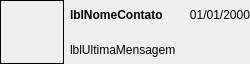
<?xml version="1.0" encoding="UTF-8"?>
<ui version="4.0">
 <class>ConversaWidget</class>
 <widget class="QWidget" name="ConversaWidget">
  <property name="geometry">
   <rect>
    <x>0</x>
    <y>0</y>
    <width>250</width>
    <height>64</height>
   </rect>
  </property>
  <property name="windowTitle">
   <string>Conversa</string>
  </property>
  <layout class="QHBoxLayout" name="horizontalLayout_2">
   <property name="leftMargin">
    <number>0</number>
   </property>
   <property name="topMargin">
    <number>0</number>
   </property>
   <property name="rightMargin">
    <number>0</number>
   </property>
   <property name="bottomMargin">
    <number>0</number>
   </property>
   <item>
    <widget class="QLabel" name="lblFotoContato">
     <property name="minimumSize">
      <size>
       <width>64</width>
       <height>64</height>
      </size>
     </property>
     <property name="maximumSize">
      <size>
       <width>64</width>
       <height>64</height>
      </size>
     </property>
     <property name="baseSize">
      <size>
       <width>64</width>
       <height>64</height>
      </size>
     </property>
     <property name="autoFillBackground">
      <bool>true</bool>
     </property>
     <property name="frameShape">
      <enum>QFrame::Box</enum>
     </property>
     <property name="text">
      <string/>
     </property>
     <property name="pixmap">
      <pixmap resource="../QTCC_Qt.qrc">:/images/1415099481_user-64.png</pixmap>
     </property>
     <property name="scaledContents">
      <bool>true</bool>
     </property>
    </widget>
   </item>
   <item>
    <layout class="QVBoxLayout" name="verticalLayout">
     <item>
      <layout class="QHBoxLayout" name="horizontalLayout">
       <item>
        <widget class="QLabel" name="lblNomeContato">
         <property name="font">
          <font>
           <weight>75</weight>
           <bold>true</bold>
          </font>
         </property>
         <property name="text">
          <string>lblNomeContato</string>
         </property>
        </widget>
       </item>
       <item>
        <widget class="QLabel" name="lblDataUltimaMensagem">
         <property name="sizePolicy">
          <sizepolicy hsizetype="Minimum" vsizetype="Preferred">
           <horstretch>0</horstretch>
           <verstretch>0</verstretch>
          </sizepolicy>
         </property>
         <property name="maximumSize">
          <size>
           <width>60</width>
           <height>16777215</height>
          </size>
         </property>
         <property name="text">
          <string>01/01/2000</string>
         </property>
         <property name="alignment">
          <set>Qt::AlignRight|Qt::AlignTrailing|Qt::AlignVCenter</set>
         </property>
        </widget>
       </item>
      </layout>
     </item>
     <item>
      <widget class="QLabel" name="lblUltimaMensagem">
       <property name="text">
        <string>lblUltimaMensagem</string>
       </property>
      </widget>
     </item>
    </layout>
   </item>
  </layout>
 </widget>
 <resources>
  <include location="../QTCC_Qt.qrc"/>
 </resources>
 <connections/>
</ui>
